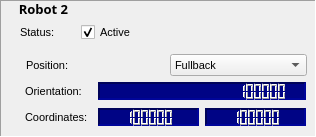
           <widget class="QFrame" name="frame_robot_2">
            <property name="maximumSize">
             <size>
              <width>16777215</width>
              <height>137</height>
             </size>
            </property>
            <property name="font">
             <font>
              <pointsize>8</pointsize>
              <weight>75</weight>
              <bold>true</bold>
             </font>
            </property>
            <property name="toolTip">
             <string>&lt;html&gt;&lt;head/&gt;&lt;body&gt;&lt;p&gt;This is my tool tip&lt;/p&gt;&lt;/body&gt;&lt;/html&gt;</string>
            </property>
            <property name="accessibleName">
             <string>Robot 0</string>
            </property>
            <property name="autoFillBackground">
             <bool>false</bool>
            </property>
            <property name="frameShape">
             <enum>QFrame::Panel</enum>
            </property>
            <property name="frameShadow">
             <enum>QFrame::Sunken</enum>
            </property>
            <property name="midLineWidth">
             <number>0</number>
            </property>
            <widget class="QLabel" name="label_5">
             <property name="geometry">
              <rect>
               <x>10</x>
               <y>0</y>
               <width>67</width>
               <height>21</height>
              </rect>
             </property>
             <property name="font">
              <font>
               <family>Courier 10 Pitch</family>
               <pointsize>10</pointsize>
               <weight>75</weight>
               <bold>true</bold>
              </font>
             </property>
             <property name="autoFillBackground">
              <bool>false</bool>
             </property>
             <property name="text">
              <string>Robot 2</string>
             </property>
             <property name="alignment">
              <set>Qt::AlignHCenter|Qt::AlignTop</set>
             </property>
            </widget>
            <widget class="QLabel" name="output_icon_2">
             <property name="geometry">
              <rect>
               <x>210</x>
               <y>5</y>
               <width>50</width>
               <height>50</height>
              </rect>
             </property>
             <property name="minimumSize">
              <size>
               <width>0</width>
               <height>0</height>
              </size>
             </property>
             <property name="text">
              <string/>
             </property>
             <property name="pixmap">
              <pixmap resource="images.qrc">:/images/go-next.png</pixmap>
             </property>
             <property name="scaledContents">
              <bool>true</bool>
             </property>
             <property name="alignment">
              <set>Qt::AlignCenter</set>
             </property>
            </widget>
            <widget class="QWidget" name="layoutWidget_5">
             <property name="geometry">
              <rect>
               <x>20</x>
               <y>21</y>
               <width>116</width>
               <height>24</height>
              </rect>
             </property>
             <layout class="QGridLayout" name="gridLayout_7">
              <item row="0" column="0">
               <widget class="QLabel" name="label_status_14">
                <property name="minimumSize">
                 <size>
                  <width>20</width>
                  <height>0</height>
                 </size>
                </property>
                <property name="baseSize">
                 <size>
                  <width>20</width>
                  <height>0</height>
                 </size>
                </property>
                <property name="font">
                 <font>
                  <pointsize>8</pointsize>
                  <weight>50</weight>
                  <bold>false</bold>
                 </font>
                </property>
                <property name="text">
                 <string>Status:     </string>
                </property>
                <property name="margin">
                 <number>0</number>
                </property>
               </widget>
              </item>
              <item row="0" column="1">
               <widget class="QCheckBox" name="checkBox_active_3">
                <property name="font">
                 <font>
                  <pointsize>8</pointsize>
                  <weight>50</weight>
                  <bold>false</bold>
                 </font>
                </property>
                <property name="text">
                 <string>Active</string>
                </property>
                <property name="checked">
                 <bool>true</bool>
                </property>
               </widget>
              </item>
             </layout>
            </widget>
            <widget class="QWidget" name="layoutWidget_6">
             <property name="geometry">
              <rect>
               <x>25</x>
               <y>80</y>
               <width>281</width>
               <height>48</height>
              </rect>
             </property>
             <layout class="QGridLayout" name="gridLayout_8">
              <item row="1" column="2">
               <widget class="QLCDNumber" name="lcd_coordY_2">
                <property name="maximumSize">
                 <size>
                  <width>16777215</width>
                  <height>18</height>
                 </size>
                </property>
                <property name="autoFillBackground">
                 <bool>false</bool>
                </property>
                <property name="styleSheet">
                 <string notr="true">background-color: rgb(0, 4, 133);</string>
                </property>
                <property name="frameShape">
                 <enum>QFrame::Panel</enum>
                </property>
                <property name="frameShadow">
                 <enum>QFrame::Sunken</enum>
                </property>
                <property name="lineWidth">
                 <number>2</number>
                </property>
                <property name="smallDecimalPoint">
                 <bool>false</bool>
                </property>
                <property name="digitCount">
                 <number>6</number>
                </property>
                <property name="segmentStyle">
                 <enum>QLCDNumber::Outline</enum>
                </property>
                <property name="value" stdset="0">
                 <double>888888.000000000000000</double>
                </property>
               </widget>
              </item>
              <item row="1" column="0">
               <widget class="QLabel" name="label_coord_2">
                <property name="minimumSize">
                 <size>
                  <width>42</width>
                  <height>0</height>
                 </size>
                </property>
                <property name="baseSize">
                 <size>
                  <width>20</width>
                  <height>0</height>
                 </size>
                </property>
                <property name="font">
                 <font>
                  <pointsize>8</pointsize>
                  <weight>50</weight>
                  <bold>false</bold>
                 </font>
                </property>
                <property name="text">
                 <string>Coordinates: </string>
                </property>
                <property name="indent">
                 <number>0</number>
                </property>
               </widget>
              </item>
              <item row="0" column="0">
               <widget class="QLabel" name="label_orient_2">
                <property name="minimumSize">
                 <size>
                  <width>20</width>
                  <height>0</height>
                 </size>
                </property>
                <property name="font">
                 <font>
                  <pointsize>8</pointsize>
                  <weight>50</weight>
                  <bold>false</bold>
                 </font>
                </property>
                <property name="text">
                 <string>Orientation: </string>
                </property>
               </widget>
              </item>
              <item row="1" column="1">
               <widget class="QLCDNumber" name="lcd_coordX_2">
                <property name="maximumSize">
                 <size>
                  <width>16777215</width>
                  <height>18</height>
                 </size>
                </property>
                <property name="autoFillBackground">
                 <bool>false</bool>
                </property>
                <property name="styleSheet">
                 <string notr="true">background-color: rgb(0, 4, 133);</string>
                </property>
                <property name="frameShape">
                 <enum>QFrame::Panel</enum>
                </property>
                <property name="frameShadow">
                 <enum>QFrame::Sunken</enum>
                </property>
                <property name="lineWidth">
                 <number>2</number>
                </property>
                <property name="smallDecimalPoint">
                 <bool>false</bool>
                </property>
                <property name="digitCount">
                 <number>6</number>
                </property>
                <property name="segmentStyle">
                 <enum>QLCDNumber::Outline</enum>
                </property>
                <property name="value" stdset="0">
                 <double>888888.000000000000000</double>
                </property>
               </widget>
              </item>
              <item row="0" column="1" colspan="2">
               <widget class="QLCDNumber" name="lcd_orient_2">
                <property name="maximumSize">
                 <size>
                  <width>16777215</width>
                  <height>18</height>
                 </size>
                </property>
                <property name="layoutDirection">
                 <enum>Qt::RightToLeft</enum>
                </property>
                <property name="autoFillBackground">
                 <bool>false</bool>
                </property>
                <property name="styleSheet">
                 <string notr="true">background-color: rgb(0, 4, 133);</string>
                </property>
                <property name="frameShape">
                 <enum>QFrame::Panel</enum>
                </property>
                <property name="frameShadow">
                 <enum>QFrame::Sunken</enum>
                </property>
                <property name="lineWidth">
                 <number>2</number>
                </property>
                <property name="smallDecimalPoint">
                 <bool>false</bool>
                </property>
                <property name="digitCount">
                 <number>21</number>
                </property>
                <property name="segmentStyle">
                 <enum>QLCDNumber::Outline</enum>
                </property>
                <property name="value" stdset="0">
                 <double>888888.000000000000000</double>
                </property>
               </widget>
              </item>
             </layout>
            </widget>
            <widget class="QWidget" name="layoutWidget_7">
             <property name="geometry">
              <rect>
               <x>26</x>
               <y>51</y>
               <width>281</width>
               <height>29</height>
              </rect>
             </property>
             <layout class="QGridLayout" name="gridLayout_15">
              <item row="0" column="0">
               <widget class="QLabel" name="label_position_14">
                <property name="minimumSize">
                 <size>
                  <width>0</width>
                  <height>0</height>
                 </size>
                </property>
                <property name="font">
                 <font>
                  <pointsize>8</pointsize>
                  <weight>50</weight>
                  <bold>false</bold>
                 </font>
                </property>
                <property name="text">
                 <string>Position:   </string>
                </property>
               </widget>
              </item>
              <item row="0" column="1">
               <widget class="QComboBox" name="comboBox_position_14">
                <property name="sizePolicy">
                 <sizepolicy hsizetype="Minimum" vsizetype="Fixed">
                  <horstretch>0</horstretch>
                  <verstretch>0</verstretch>
                 </sizepolicy>
                </property>
                <property name="minimumSize">
                 <size>
                  <width>120</width>
                  <height>0</height>
                 </size>
                </property>
                <property name="font">
                 <font>
                  <pointsize>8</pointsize>
                  <weight>50</weight>
                  <bold>false</bold>
                 </font>
                </property>
                <property name="currentIndex">
                 <number>0</number>
                </property>
                <property name="maxCount">
                 <number>12</number>
                </property>
                <property name="frame">
                 <bool>true</bool>
                </property>
                <property name="modelColumn">
                 <number>0</number>
                </property>
                <item>
                 <property name="text">
                  <string>Fullback</string>
                 </property>
                </item>
                <item>
                 <property name="text">
                  <string>Center Back</string>
                 </property>
                </item>
                <item>
                 <property name="text">
                  <string>Sweeper</string>
                 </property>
                </item>
                <item>
                 <property name="text">
                  <string>Goalie</string>
                 </property>
                </item>
               </widget>
              </item>
             </layout>
            </widget>
           </widget>
